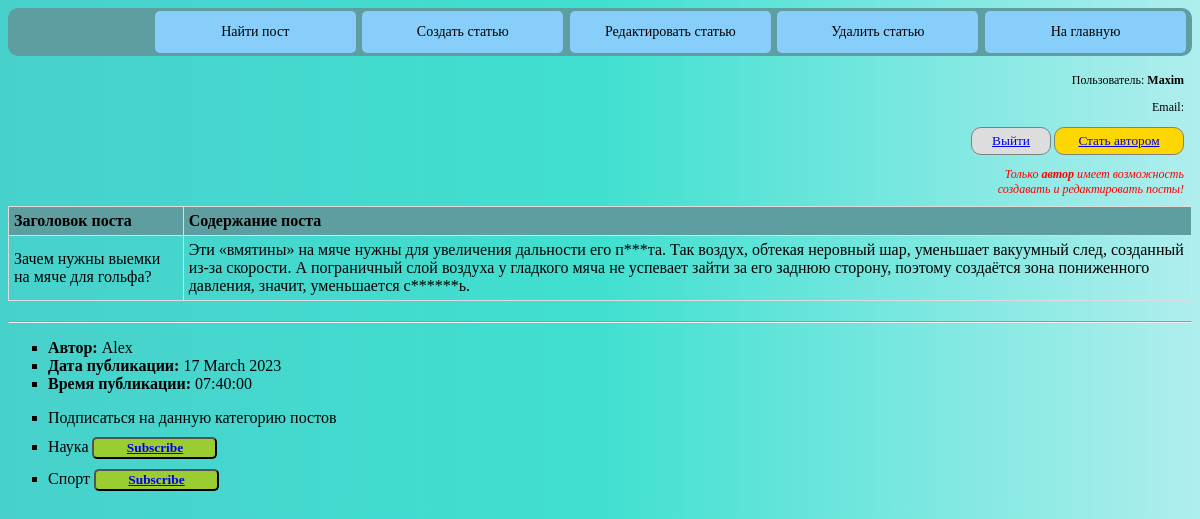
Screenshot of /news/1/ (signed in) with the database file from the repository.
### news_portal/models.py (models this page shows, shortened)
class Post(models.Model):
    article = 'ar'
    news = 'nw'
    SELECT = [
        (article, 'Статья'),
        (news, 'Новость')
    ]
    type_post = models.CharField(max_length=2, choices=SELECT)
    time_post = models.DateTimeField(auto_now_add=True)
    title = models.CharField(max_length=255, default='Заголовок', unique=True)
    text_post = models.TextField(default='текст статьи, новости')
    rating_post = models.IntegerField(default=0)
    author = models.ForeignKey(Author, on_delete=models.CASCADE)
    category = models.ManyToManyField('Category', through='PostCategory')

class Author(models.Model):
    rating_autor = models.IntegerField(default=0)
    user = models.OneToOneField(User, on_delete=models.CASCADE)
    def __str__(self):
        return f'{self.user}'

class Category(models.Model):
    name_category = models.CharField(max_length=255, unique=True)
    def __str__(self):
        return f'{self.name_category}'

### news_portal/views.py (the view)
# urls.py: path('<int:pk>/', PostDetail.as_view(), name='detail'),
class PostDetail(DetailView):
    model = Post
    template_name = 'post.html'
    context_object_name = 'post'
    def get_context_data(self, *, object_list=None, **kwargs):
        context = super().get_context_data(**kwargs)
        if not self.request.user.is_staff:
            context['is_not_author'] = not self.request.user.groups.filter(name='authors').exists()
        if self.request.user.is_authenticated:
            if Subscribers.objects.filter(email=self.request.user.email).exists():
                subscriber = Subscribers.objects.get(email=self.request.user.email)
                subscriber_category = SubscriberToCategory.objects.filter(subscriber=subscriber).values('category')
                context['subscriber_category'] = [i['category'] for i in subscriber_category]
            context['is_not_subscriber'] = not Subscribers.objects.filter(email=self.request.user.email).exists()
        return context
    def get_object(self, queryset=None):
        obj = cache.get(f'post-{self.kwargs["pk"]}', None)  # ищем в кеше значение под собственно-созданным ключом
        if not obj:
            obj = super().get_object(queryset=self.queryset)
            cache.set(f'post-{self.kwargs["pk"]}', obj)  # поле kwargs достаем из объекта self
        return obj

### news_portal/templatetags/custom_filters.py (called while the page is built)
@register.filter()
def filter_words(value):
    for i in range(len(bad_words)):
        if bad_words[i] in value:
            lo = bad_words[i].replace(bad_words[i][1:-1], '*' * len(bad_words[i][1:-1]))
            text = value.replace(bad_words[i], lo)
            ti = bad_words[i].title().replace(bad_words[i].title()[1:-1], '*' * len(bad_words[i].title()[1:-1]))
            text = text.replace(bad_words[i].title(), ti)
            up = bad_words[i].upper().replace(bad_words[i].upper()[1:-1], '*' * len(bad_words[i].upper()[1:-1]))
            text = text.replace(bad_words[i].upper(), up)
            value = text
    return value

### templates/post.html (shortened to what this page needs)
{% extends 'flatpages/default.html' %}
{% load custom_filters %}
{% block content %}
    <div class="header header_link">
        <ul>
            <li><a href="{% url 'search' %}">Найти пост</a></li>
            {% if post.type_post == 'nw' %}
                <li><a href="{% url 'create_news' %}">Создать новость</a></li>
                <li><a href="{% url 'update_news' pk=post.pk %}">Редактировать новость</a></li>
                <li><a href="{% url 'delete_news' pk=post.pk %}">Удалить новость</a></li>
            {% elif post.type_post == 'ar' %}
                <li><a href="{% url 'create_article' %}">Создать статью</a></li>
                <li><a href="{% url 'update_article' pk=post.pk %}">Редактировать статью</a></li>
                <li><a href="{% url 'delete_article' pk=post.pk%}">Удалить статью</a></li>
            {% endif %}
            <li><a href="{% url 'list' %}">На главную</a></li>
        </ul>
    </div>
    <div class="info_user_div_detail">
        {% if request.user.is_authenticated %}
            <p>Пользователь: <b>{{ request.user.username }}</b></p>
            <p>Email: <b>{{ request.user.email }}</b></p>
            <button class="button_reg"><a href="{% url 'logout' %}">Выйти</a></button>
                {% if is_not_author %}
                    <button class="button_author"><a href="{% url 'upgrade_user' %}">Стать автором</a></button>
                    <p class="author_note"><i>Только <b>автор</b> имеет возможность <br>
                        создавать и редактировать посты!</i></p>
                {% endif %}
        {% else %}
            <p><i>Использовать фильтры, редактировать<br> создавать и удалять посты
                могут только<br> зарегистрированные пользователи!</i></p>
            <button class="button_reg"><a href="{% url 'login' %}">Войти</a></button>
        {% endif %}
    </div>
    <div class="padd">
        <table class="table list">
            <tr>
                <th>Заголовок поста</th>
                <th>Содержание поста</th>
            </tr>
            <tr>
                <td>{{ post.title }}</td>
                <td>{{ post.text_post|filter_words }}</td>
            </tr>
        </table>
        <hr>
        <ul class="list post_ul">
            <li><b>Автор:</b> {{ post.author }}</li>
            <li><b>Дата публикации:</b> {{ post.time_post|date:'d F Y' }}</li>
            <li><b>Время публикации:</b> {{ post.time_post|time:'H:i:s' }}</li>
        </ul>
        {% if user.is_authenticated %}
            <ul class="list post_ul">
                <li>Подписаться на данную категорию постов </li>
                {% for cat in post.category.all %}
                    <li class="list_category">
                        {{ cat }}
                        {% if cat.id not in subscriber_category or is_not_subscriber %}
                            <button class="subscribe_button"><a href="{% url 'detail' pk=post.pk %}subscribe/{{ cat.pk }}">Subscribe</a></button>
                        {% else %}
                            <button class="subscribe_button"><a href="{% url 'detail' pk=post.pk %}delete_subscribe/{{ cat.pk }}">Unsubscribe</a></button>
                            <i class="subscribe_text"><small> Вы подписаны! </small></i>
                        {% endif %}
                    </li>
                {% endfor %}
            </ul>
        {% endif %}
    </div>
{% endblock content %}

### web_style/static/css/style.css (style rules this page uses)
body { background: linear-gradient( to right, #48D1CC, #40E0D0, #AFEEEE ) }
.header { background-color: #5F9EA0; padding: 1px; border-radius: 10px; text-align: right; }
.header_link ul { padding: 0; width: 100%; margin-bottom: 2px; margin-top: 2px; }
.header_link li { display: inline; margin-right: 5px; margin-left: -1.2%; }
.header_link a { outline: none; text-decoration: none; display: inline-block; width: 17%; margin-right: 1%; text-align: center; line-height: 3; color: black; border-radius: 5px; font-size: 14px; }
.header_link li:last-child a { margin-right: 0; }
.header_link a:link, a:visited, a:focus { background: lightskyblue; }
.list { text-align: left; }
.post_ul { list-style-type: square; }
.padd { padding-top: 20px; margin-top: 80px; }
.table { width: 100%; margin-bottom: 20px; border: 1px solid #dddddd; border-collapse: collapse; margin-top: 50px; }
.table th { font-weight: bold; padding: 5px; background: #5F9EA0; border: 1px solid #dddddd; }
.table td { border: 1px solid #dddddd; padding: 5px; }
.list_category { padding-top: 10px; }
.info_user_div_detail { text-align: right; font-size: 12px; width: 98%; text-align: right; border: solid 0px gray; border-radius: 5px; position: absolute; margin-top: 5px; }
.author_note { color: red; }
.button_author { background: gold; padding: 5px; border: solid 1px gray; border-radius: 10px; width: 130px; font-family: Cambria; }
.button_reg { background: #dddddd; padding: 5px; border: solid 1px gray; border-radius: 10px; width: 80px; font-family: Cambria; }
.subscribe_button { background-color: yellowgreen; font-weight: bold; border-radius: 5px; width: 125px; font-family: Cambria; }

### rows the page displays
Post: title "Зачем нужны выемки на мяче для гольфа?", text_post|filter_words "Эти «вмятины» на мяче нужны для увеличения дальности его п***та. Так воздух, обтекая неровный шар, уменьшает вакуумный след, созданный из-за скорости. А пограничный слой воздуха у гладкого мяча не успевает зайти за его заднюю сторону, поэтому создаётся зона пониженного давления, значит, уменьшается с******ь.", author "Alex", time_post "17 March 2023", time_post "07:40:00"
Category: name_category "Наука"
Category: name_category "Спорт"

### other values shown
{{ request.user.username }} "Maxim"
